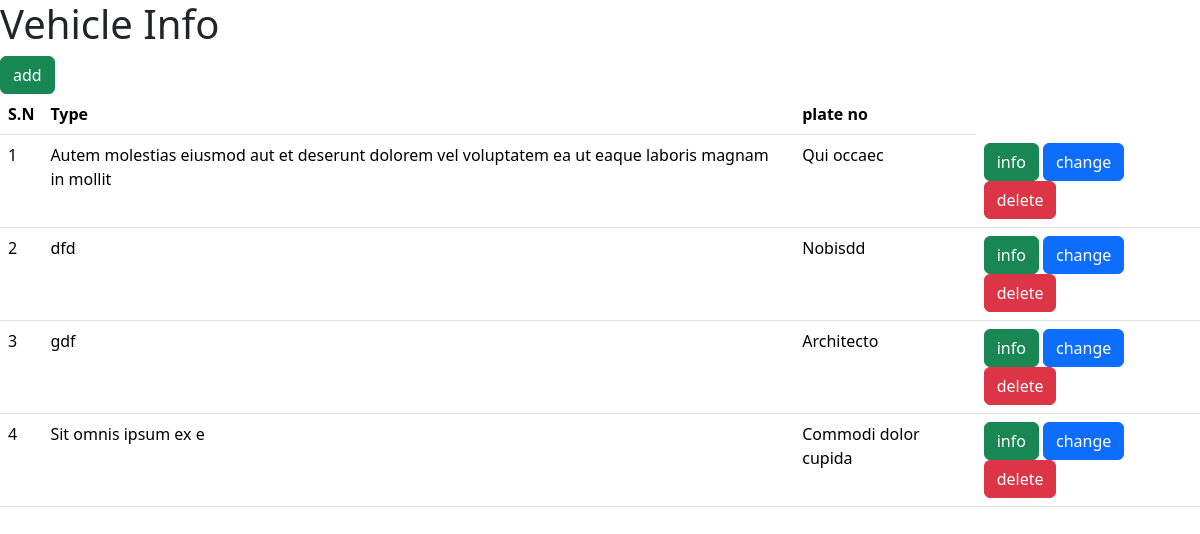
/parking/vehicle_details/, run on the app's committed database.
### Parking/models.py (models this page shows)
class Vehicle_info(models.Model):
    type = models.CharField(max_length=100)
    plate_no = models.CharField(max_length=10)

### Parking/views.py (the view)
# urls.py: path('vehicle_details/',VehicleDetailsView),
def VehicleDetailsView(request):
    context={}
    if request.method=="GET":
        obj = Vehicle_info.objects.all()
        context={'obj':obj,}
    return render(request,"VehicleDashBoard.html",context=context)

### templates/VehicleDashBoard.html
{% extends "index.html" %}
{% block index %}
<h1>Vehicle Info</h1> <a href="/parking/vehicle_details/create/" class='btn btn-success'>add</a>
<table class="table">
    <thead>
      <tr>
        <th scope="col">S.N</th>
        <th scope="col">Type</th>
        <th scope="col">plate no</th>
      </tr>
    </thead>
    <tbody>
{% for ob in obj   %}
      <tr>
          <td>{{forloop.counter}}</td>
          <td>{{ob.type}}</td>
          <td>{{ob.plate_no}}</td>
          <td>
              <a href="/parking/vehicle_details/info/{{ob.id}}" class='btn btn-success'>info</a>
              <a href="/parking/vehicle_details/edit/{{ob.id}}" class='btn btn-primary'>change</a>
              <a href="/parking/vehicle_details/delete/{{ob.id}}" class='btn btn-danger'>delete</a>
            </td>
        </tr>
{% endfor %}
    </tbody>
  </table>
{% endblock index %}

### templates/index.html (shortened to what this page needs)
<!DOCTYPE html>
<html lang="en">
<head>
    <link href="https://cdn.jsdelivr.net/npm/bootstrap@5.3.3/dist/css/bootstrap.min.css" rel="stylesheet">
</head>
<body>
    {% block index %}{% endblock index %}
</body>
</html>

### data on the page
Vehicle_info: type "Autem molestias eiusmod aut et deserunt dolorem vel voluptatem ea ut eaque laboris magnam in mollit", plate_no "Qui occaec"
Vehicle_info: type "dfd", plate_no "Nobisdd"
Vehicle_info: type "gdf", plate_no "Architecto"
Vehicle_info: type "Sit omnis ipsum ex e", plate_no "Commodi dolor cupida"
